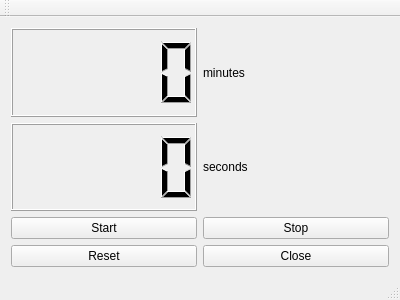
<?xml version="1.0" encoding="UTF-8"?>
<ui version="4.0">
 <class>MainWindow</class>
 <widget class="QMainWindow" name="MainWindow">
  <property name="geometry">
   <rect>
    <x>0</x>
    <y>0</y>
    <width>400</width>
    <height>300</height>
   </rect>
  </property>
  <property name="windowTitle">
   <string>MainWindow</string>
  </property>
  <widget class="QWidget" name="centralWidget">
   <layout class="QGridLayout" name="gridLayout">
    <item row="3" column="1">
     <widget class="QPushButton" name="closeButton">
      <property name="text">
       <string>Close</string>
      </property>
     </widget>
    </item>
    <item row="2" column="1">
     <widget class="QPushButton" name="stopButton">
      <property name="text">
       <string>Stop</string>
      </property>
     </widget>
    </item>
    <item row="2" column="0">
     <widget class="QPushButton" name="startButton">
      <property name="text">
       <string>Start</string>
      </property>
     </widget>
    </item>
    <item row="0" column="1">
     <widget class="QLabel" name="labelMin">
      <property name="text">
       <string>minutes</string>
      </property>
     </widget>
    </item>
    <item row="3" column="0">
     <widget class="QPushButton" name="resetButton">
      <property name="text">
       <string>Reset</string>
      </property>
     </widget>
    </item>
    <item row="1" column="1">
     <widget class="QLabel" name="labelSec">
      <property name="text">
       <string>seconds</string>
      </property>
     </widget>
    </item>
    <item row="1" column="0">
     <widget class="QLCDNumber" name="lcdNumberSec"/>
    </item>
    <item row="0" column="0">
     <widget class="QLCDNumber" name="lcdNumberMin"/>
    </item>
   </layout>
  </widget>
  <widget class="QMenuBar" name="menuBar">
   <property name="geometry">
    <rect>
     <x>0</x>
     <y>0</y>
     <width>400</width>
     <height>25</height>
    </rect>
   </property>
  </widget>
  <widget class="QToolBar" name="mainToolBar">
   <attribute name="toolBarArea">
    <enum>TopToolBarArea</enum>
   </attribute>
   <attribute name="toolBarBreak">
    <bool>false</bool>
   </attribute>
  </widget>
  <widget class="QStatusBar" name="statusBar"/>
 </widget>
 <layoutdefault spacing="6" margin="11"/>
 <resources/>
 <connections/>
</ui>
